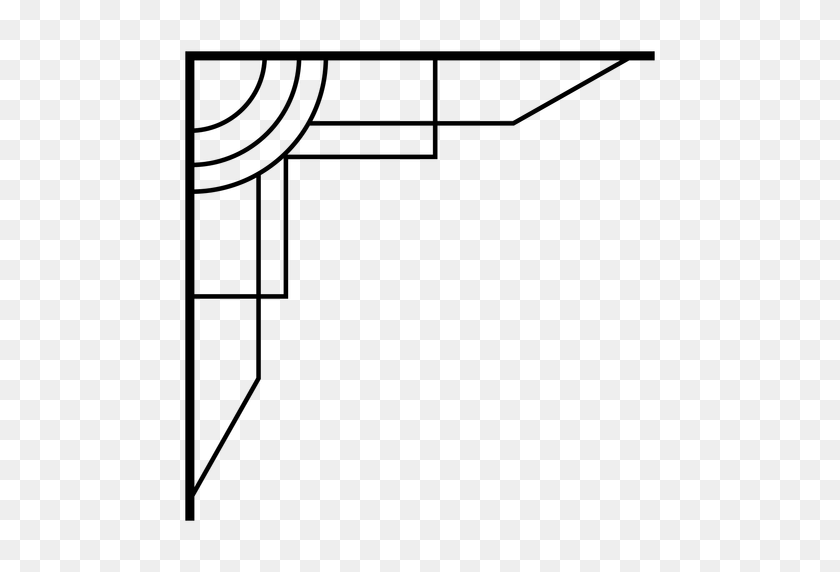
#> input picture images/corners.png, 840 x 572 px
$ python main___.py   (older library calls are emulated)
#> lines starting #> are read from the running program, lines starting #| are printed output that depends on the picture
import math

import cv2
import numpy as np
from matplotlib import pyplot as plt
import skimage
from skimage import feature


def my_harris(img_dir, window_size, k, threshold):
#> called with img_dir = '../images/corners.png', window_size = 5, k = 0.04, threshold = 0.3
    img = cv2.imread(img_dir)
#> img is the input picture: shape (572, 840, 3); min 0, max 255, mean 238.4

    gray = cv2.cvtColor(img, cv2.COLOR_BGR2GRAY)

    img_gaussian = cv2.GaussianBlur(gray, (5, 5), 0.5)
    print(img_gaussian)
#> (printed output is left out)

    height = img.shape[0]  # .shape[0] outputs height
#> height = 572
    width = img.shape[1]  # .shape[1] outputs width .shape[2] outputs color channels of image
#> width = 840

    #   Step 1 - Calculate the x e y image derivatives (dx e dy)
    dx = cv2.Sobel(img_gaussian, cv2.CV_64F, 1, 0, ksize=window_size)
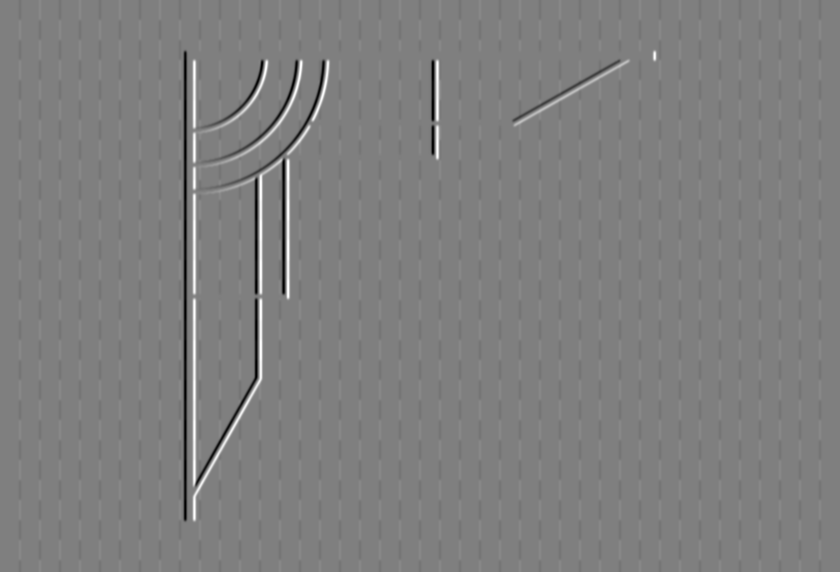
#> dx: shape (572, 840) float64; min -11296, max 11344, mean -0.1; drawn with min black and max white
    dy = cv2.Sobel(img_gaussian, cv2.CV_64F, 0, 1, ksize=window_size)
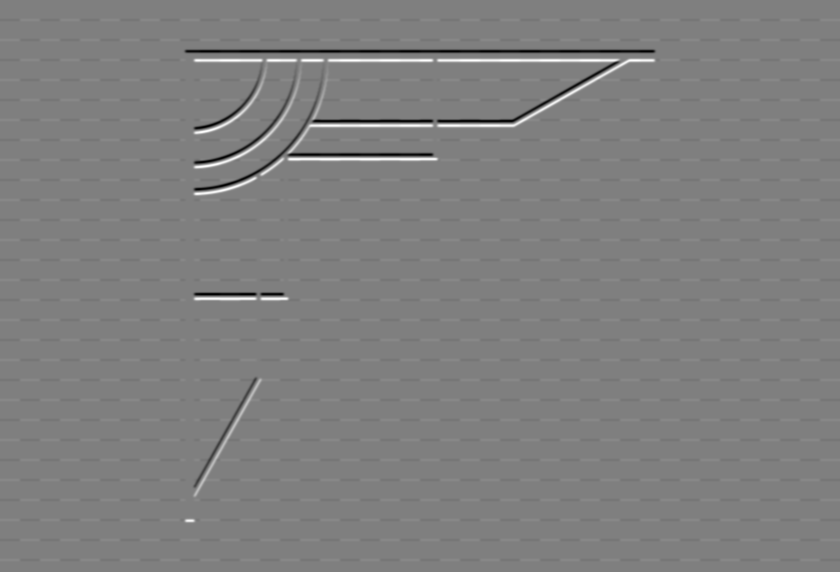
#> dy: shape (572, 840) float64; min -11328, max 11328, mean 0; drawn with min black and max white

    #   Step 2 - Calculate product and second derivatives (dx2, dy2 e dxy)
    dx2 = np.square(dx)
    dy2 = np.square(dy)
    dxy = dx * dy
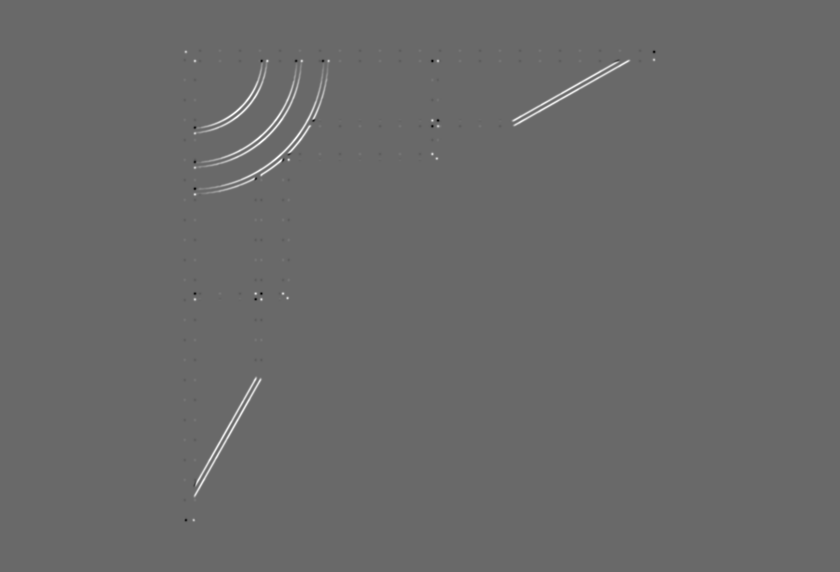
#> dxy: shape (572, 840) float64; min -45980592, max 65493737, mean 267269.2; drawn with min black and max white

    #   Step 3 - Calcular a soma dos produtos das derivadas para cada pixel (Sx2, Sy2 e Sxy)
    print("Finding Corners...")
    Sx2 = cv2.GaussianBlur(dx2, (5, 5), 1)
    Sy2 = cv2.GaussianBlur(dy2, (5, 5), 1)
    Sxy = cv2.GaussianBlur(dxy, (5, 5), 1)

    trace = Sx2 + Sy2
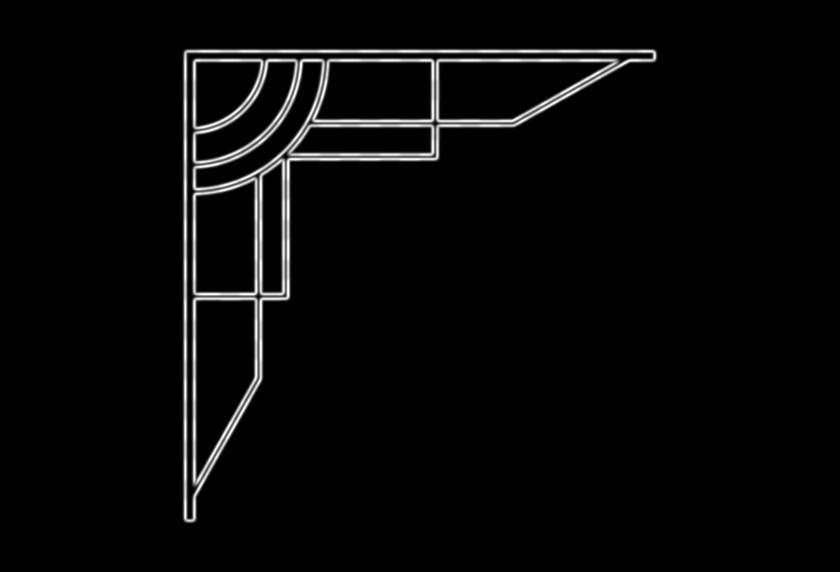
#> trace: shape (572, 840) float64; min 0, max 85530336, mean 2658680.1; drawn with min black and max white
    determinant = Sx2 * Sy2 - Sxy ** 2
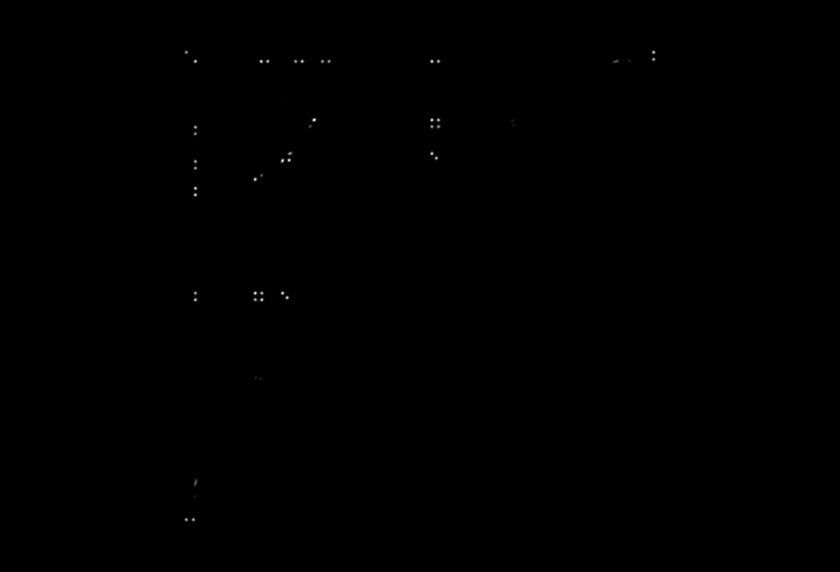
#> determinant: shape (572, 840) float64; min 0, max 1.02e+15, mean 5.54e+11; drawn with min black and max white
    matrix_R = determinant - k * (trace ** 2)
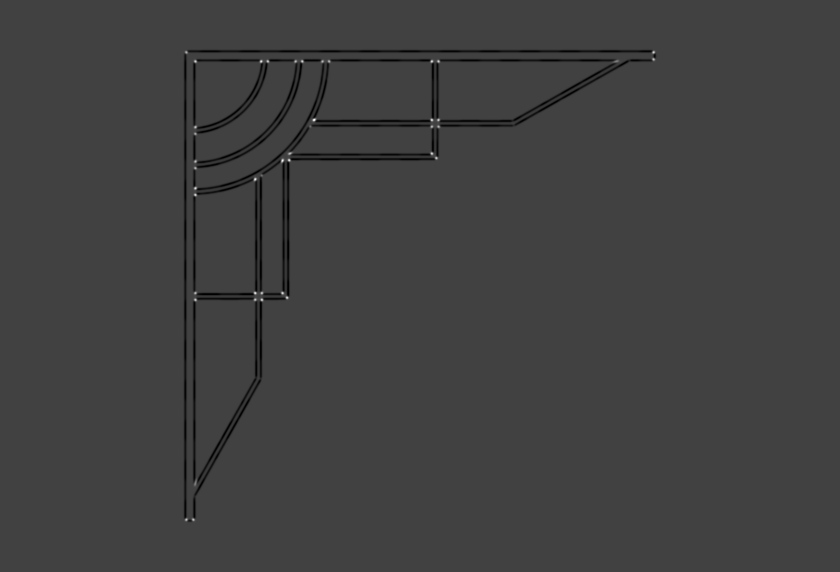
#> matrix_R: shape (572, 840) float64; min -2.93e+14, max 8.48e+14, mean -5.29e+12; drawn with min black and max white

    print("Apply a threshold...")
    #   Step 6 - Apply a threshold
    cv2.normalize(matrix_R, matrix_R, 0, 1, cv2.NORM_MINMAX)
    matrix_R = feature.peak_local_max(matrix_R, min_distance=10, threshold_abs=threshold)
#> matrix_R = 20 rows, first 8: [119, 314], [160, 282], [179, 255], [61, 261], [293, 255], [188, 195], [293, 282], [61, 431]

    for y, x in matrix_R:
        cv2.line(img, (x - 4, y), (x + 4, y), (0, 0, 255), 1)
        cv2.line(img, (x, y - 4), (x, y + 4), (0, 0, 255), 1)
#> this loop made 20 passes
#> (y, x) on passes 1 to 12: (119, 314), (160, 282), (179, 255), (61, 261), (293, 255), (188, 195), (293, 282), (61, 431), (61, 195), (52, 653), (153, 431), (61, 302)

    pad = window_size // 2
    tmp = np.pad(gray, (6,), 'symmetric')
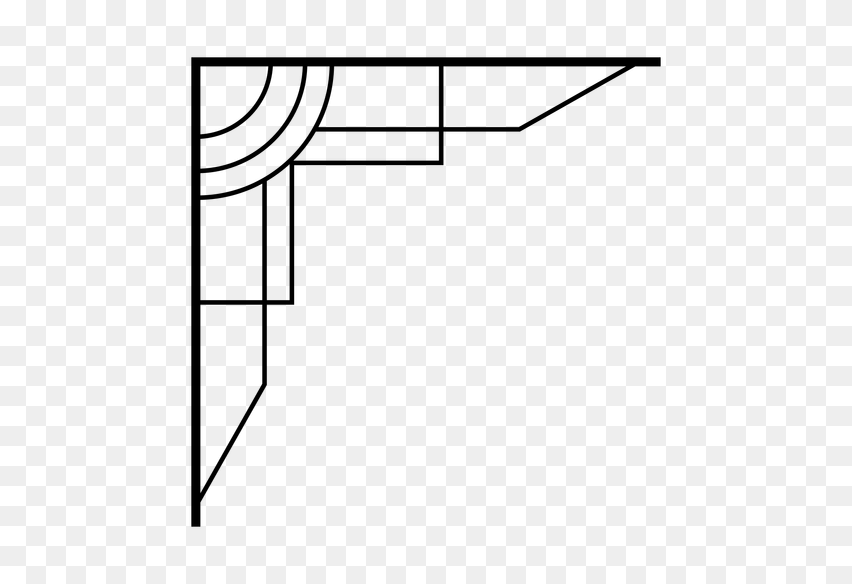
#> tmp: shape (584, 852); min 0, max 255, mean 238.7
    for x, y in matrix_R:
        lol = np.array([
            [tmp[x - 1 + pad, y - 1 + pad], tmp[x + pad, y + pad], tmp[x + 1 + pad, y - 1 + pad]],
            [tmp[x - 1 + pad, y     + pad], tmp[x + pad, y + pad], tmp[x + 1 + pad, y     + pad]],
            [tmp[x - 1 + pad, y + 1 + pad], tmp[x + pad, y + pad], tmp[x + 1 + pad, y + 1 + pad]]
        ])
#> this loop made 20 passes
#> (x, y, lol) on passes 1 to 11: (119, 314, [[255, 44, 160], [150, 44, 0], [0, 44, 2]]), (160, 282, [[250, 166, 136], [255, 166, 0], [188, 166, 2]]), (179, 255, [[255, 22, 0], [234, 22, 0], [122, 22, 2]]), (61, 261, [[0, 0, 2], [0, 0, 2], [0, 0, 2]]), (293, 255, [[255, 255, 255], [255, 255, 255], [255, 255, 255]]), (188, 195, [[0, 0, 0], [0, 0, 0], [2, 0, 2]]), (293, 282, [[238, 238, 238], [238, 238, 238], [238, 238, 238]]), (61, 431, [[0, 0, 1], [0, 0, 1], [0, 0, 1]]), (61, 195, [[0, 0, 0], [0, 0, 0], [0, 0, 0]]), (52, 653, [[255, 255, 250], [255, 255, 250], [255, 255, 250]]), (153, 431, [[255, 255, 255], [255, 255, 255], [255, 255, 255]])


    cv2.imshow('', img)
    cv2.imwrite('../images/gg.jpg', img)
    cv2.waitKey()


my_harris("../images/corners.png", 5, 0.04, 0.30)
# my_harris("image.jpg", 5, 0.04, 0.30)
